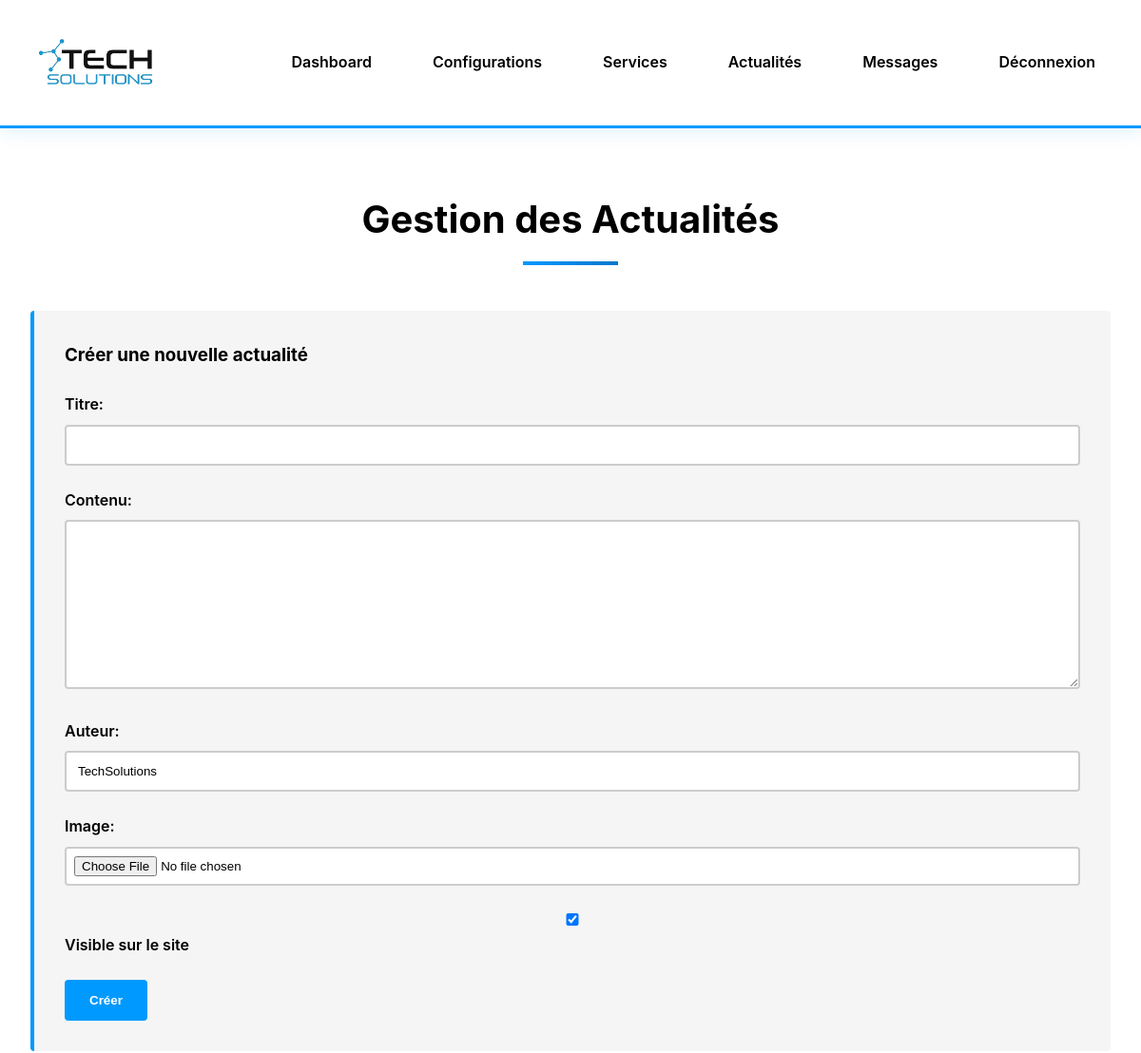
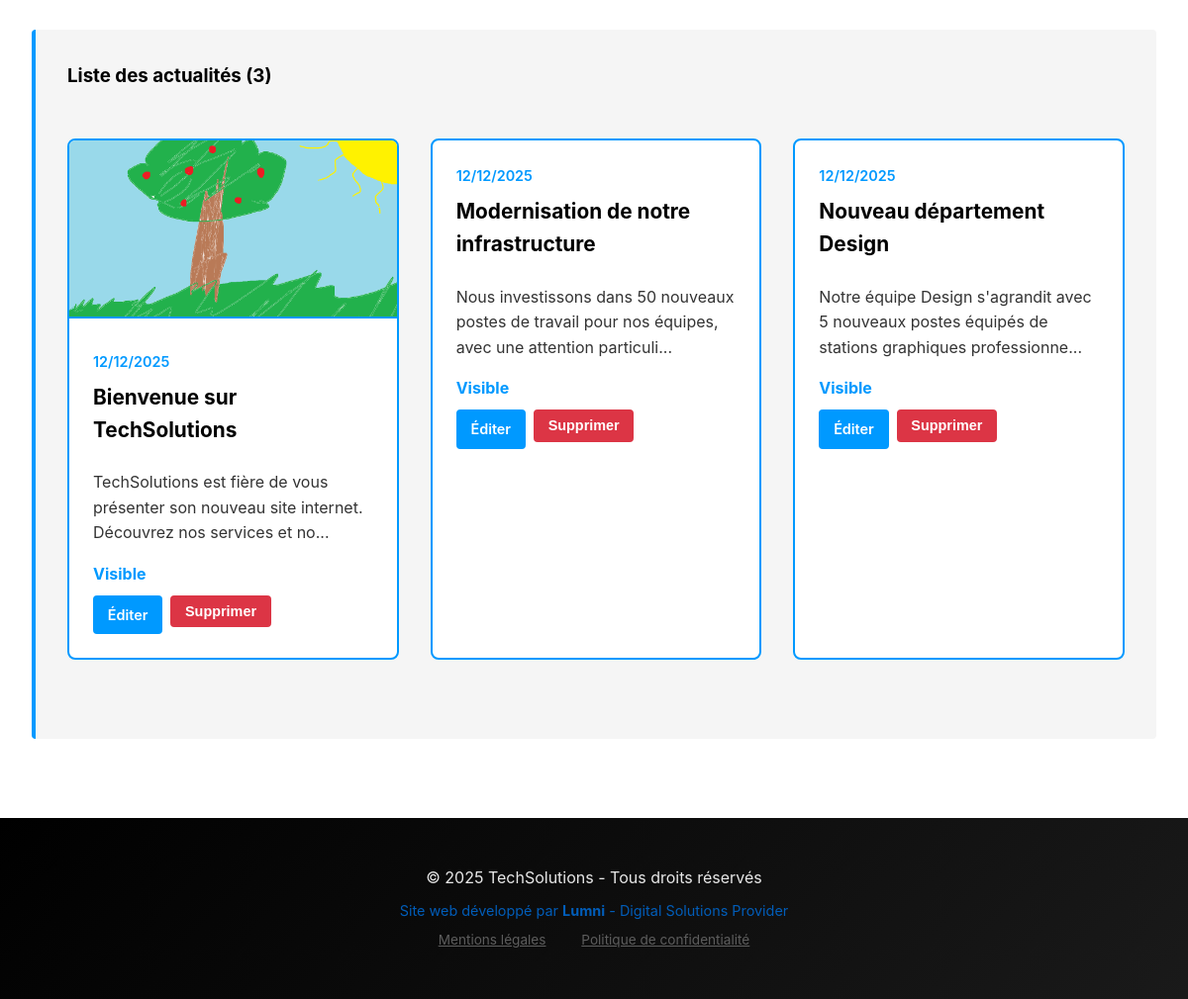
Screenshot of /admin/actualites.php (signed in) with the database file from the repository (2 pictures, top to bottom).
### tables this page shows
CREATE TABLE `actualites` (
  `id` int(11) NOT NULL AUTO_INCREMENT,
  `titre` varchar(255) NOT NULL,
  `contenu` text NOT NULL,
  `auteur` varchar(100) DEFAULT NULL,
  `image_path` varchar(255) DEFAULT NULL,
  `visible` tinyint(1) DEFAULT 1,
  `date_publication` timestamp NOT NULL DEFAULT current_timestamp(),
  `date_modification` timestamp NOT NULL DEFAULT current_timestamp() ON UPDATE current_timestamp(),
  PRIMARY KEY (`id`)
);

### admin/actualites.php (the view, shortened to what this page needs)
<?php
require_once '../includes/config.php';
$stmt = $pdo->query("SELECT * FROM actualites ORDER BY date_publication DESC");
$actualites = $stmt->fetchAll();
$editing_actu = null;
?>
<!DOCTYPE html>
<html lang="fr">
<head>
    <link rel="stylesheet" href="../css/style.css">
</head>
<body>
<header>
    <div class="header-content">
        <div class="logo">
            <img src="../images/logo/logo.png" alt="TechSolutions">
        </div>
        <nav>
            <ul>
                <li><a href="dashboard.php">Dashboard</a></li>
                <li><a href="configurations.php">Configurations</a></li>
                <li><a href="services.php">Services</a></li>
                <li><a href="actualites.php">Actualités</a></li>
                <li><a href="contacts.php">Messages</a></li>
                <li><a href="logout.php">Déconnexion</a></li>
            </ul>
        </nav>
    </div>
</header>
<div class="container">
    <h2 class="section-title">Gestion des Actualités</h2>
    <?php if($editing_actu): ?>
        <div class="content-box">
            <h3>Edition: <?php echo htmlspecialchars($editing_actu['titre']); ?></h3>
            <a href="actualites.php" class="btn-secondary">Retour à la liste</a>
            <form method="POST" enctype="multipart/form-data" style="margin-top:2rem;">
                <input type="hidden" name="actu_id" value="<?php echo $editing_actu['id']; ?>">
                <input type="hidden" name="current_image" value="<?php echo htmlspecialchars($editing_actu['image_path']); ?>">
                <div class="form-group">
                    <label>Titre:</label>
                    <input type="text" name="titre" value="<?php echo htmlspecialchars($editing_actu['titre']); ?>" required>
                </div>
                <div class="form-group">
                    <label>Contenu:</label>
                    <textarea name="contenu" rows="10" required><?php echo htmlspecialchars($editing_actu['contenu']); ?></textarea>
                </div>
                <div class="form-group">
                    <label>Auteur:</label>
                    <input type="text" name="auteur" value="<?php echo htmlspecialchars($editing_actu['auteur']); ?>">
                </div>
                <div class="form-group">
                    <label>Image:</label>
                    <?php if($editing_actu['image_path']): ?>
                        <div class="image-preview">
                            <img src="../<?php echo htmlspecialchars($editing_actu['image_path']); ?>" alt="Image">
                        </div>
                    <?php endif; ?>
                    <input type="file" name="image" accept="image/*">
                </div>
                <div class="form-group">
                    <label style="display:block;">
                        <input type="checkbox" name="visible" value="1" <?php echo $editing_actu['visible'] ? 'checked' : ''; ?> style="margin-right:0.5rem;">
                        Visible sur le site
                    </label>
                </div>
                <button type="submit" name="update_actualite" class="btn">Mettre à jour</button>
            </form>
        </div>
    <?php else: ?>
        <div class="content-box">
            <h3>Créer une nouvelle actualité</h3>
            <form method="POST" enctype="multipart/form-data">
                <div class="form-group">
                    <label>Titre:</label>
                    <input type="text" name="titre" required>
                </div>
                <div class="form-group">
                    <label>Contenu:</label>
                    <textarea name="contenu" rows="10" required></textarea>
                </div>
                <div class="form-group">
                    <label>Auteur:</label>
                    <input type="text" name="auteur" value="TechSolutions">
                </div>
                <div class="form-group">
                    <label>Image:</label>
                    <input type="file" name="image" accept="image/*">
                </div>
                <div class="form-group">
                    <label style="display:block;">
                        <input type="checkbox" name="visible" value="1" checked style="margin-right:0.5rem;">
                        Visible sur le site
                    </label>
                </div>
                <button type="submit" name="create_actualite" class="btn">Créer</button>
            </form>
        </div>
        <div class="content-box">
            <h3>Liste des actualités (<?php echo count($actualites); ?>)</h3>
            <?php if(empty($actualites)): ?>
                <p>Aucune actualité.</p>
            <?php else: ?>
                <div class="news-grid">
                <?php foreach($actualites as $actu): ?>
                    <div class="news-card">
                        <?php if($actu['image_path']): ?>
                            <img src="../<?php echo htmlspecialchars($actu['image_path']); ?>" alt="<?php echo htmlspecialchars($actu['titre']); ?>" class="news-image">
                        <?php endif; ?>
                        <div class="news-content">
                            <div class="news-date"><?php echo date('d/m/Y', strtotime($actu['date_publication'])); ?></div>
                            <h3><?php echo htmlspecialchars($actu['titre']); ?></h3>
                            <p class="news-excerpt"><?php echo htmlspecialchars(substr($actu['contenu'], 0, 100)); ?>...</p>
                            <p style="margin-top:1rem;">
                                <span style="color:<?php echo $actu['visible'] ? '#0099FF' : '#ccc'; ?>;font-weight:bold;">
                                    <?php echo $actu['visible'] ? 'Visible' : 'Masqué'; ?>
                                </span>
                            </p>
                            <div class="btn-group">
                                <a href="actualites.php?edit=<?php echo $actu['id']; ?>" class="btn btn-small">Éditer</a>
                                <form method="POST" style="display:inline;" onsubmit="return confirm('Supprimer cette actualité ?');">
                                    <button type="submit" name="delete_actualite" class="btn-delete btn-small">Supprimer</button>
                                </form>
                            </div>
                        </div>
                    </div>
                <?php endforeach; ?>
                </div>
            <?php endif; ?>
        </div>
    <?php endif; ?>
</div>
<footer>
    <p>&copy; 2025 TechSolutions - Tous droits réservés</p>
    <p style="font-size:0.9em;color:#0066CC;margin-top:0.5rem;">
        Site web développé par <strong>Lumni</strong> - Digital Solutions Provider
    </p>
    <p style="font-size:0.85em;margin-top:0.5rem;">
        <a href="../mentions_legales.php" style="color:#666;margin:0 1rem;">Mentions légales</a>
        <a href="../politique_confidentialite.php" style="color:#666;margin:0 1rem;">Politique de confidentialité</a>
    </p>
</footer>
</body>
</html>

### css/style.css (style rules this page uses)
:root { --primary: #0099FF; --primary-dark: #0077CC; --primary-light: #33AAFF; --black: #000000; --dark-gray: #1a1a1a; --medium-gray: #333333; --light-gray: #cccccc; --ultra-light: #f5f5f5; --white: #ffffff; --shadow: rgba(0, 153, 255, 0.1); }
* { margin: 0; padding: 0; box-sizing: border-box; }
body { font-family: -apple-system, BlinkMacSystemFont, 'Segoe UI', 'Roboto', Arial, sans-serif; line-height: 1.6; color: var(--medium-gray); background-color: var(--white); }
header { background: rgba(255, 255, 255, 0.98); backdrop-filter: blur(10px); color: var(--black); padding: 1rem 0; box-shadow: 0 2px 20px rgba(0, 153, 255, 0.15); position: sticky; top: 0; z-index: 1000; border-bottom: 3px solid var(--primary); }
.header-content { max-width: 1200px; margin: 0 auto; display: flex; justify-content: space-between; align-items: center; padding: 0 2rem; }
.logo { display: flex; align-items: center; gap: 1rem; }
.logo img { height: 100px; width: auto; }
nav ul { list-style: none; display: flex; gap: 2rem; }
nav a { color: var(--black); text-decoration: none; font-weight: 600; transition: all 0.3s; padding: 0.5rem 1rem; border-bottom: 3px solid transparent; }
.container { max-width: 1200px; margin: 4rem auto; padding: 0 2rem; }
.section-title { font-size: 2.5rem; color: var(--black); margin-bottom: 3rem; text-align: center; font-weight: 700; position: relative; padding-bottom: 1rem; }
.section-title:after { content: ''; position: absolute; bottom: 0; left: 50%; transform: translateX(-50%); width: 100px; height: 4px; background: linear-gradient(to right, var(--primary), var(--primary-dark)); }
.services-grid, .configs-grid, .news-grid { display: grid; grid-template-columns: repeat(auto-fit, minmax(300px, 1fr)); gap: 2rem; margin: 3rem 0; }
.service-card, .config-card, .news-card { background: var(--white); border: 2px solid var(--primary); transition: all 0.3s; border-radius: 8px; overflow: hidden; }
.config-card h3, .news-card h3 { font-size: 1.3rem; margin-bottom: 1rem; font-weight: 700; color: var(--black); }
.news-card { padding: 0; }
.news-image { width: 100%; height: 180px; object-fit: cover; border-bottom: 2px solid var(--primary); }
.news-content { padding: 1.5rem; }
.news-date { color: var(--primary); font-weight: 600; margin-bottom: 0.5rem; font-size: 0.9rem; }
.news-excerpt { color: var(--medium-gray); line-height: 1.6; }
.btn { background: var(--primary); color: var(--white); padding: 0.75rem 1.5rem; text-decoration: none; display: inline-block; border: 2px solid var(--primary); transition: all 0.3s; font-weight: 600; cursor: pointer; border-radius: 4px; }
.content-box { background: var(--ultra-light); padding: 2rem; margin: 2rem 0; border-left: 4px solid var(--primary); border-radius: 4px; }
.content-box h2, .content-box h3 { color: var(--black); margin-bottom: 1.5rem; }
.form-group { margin-bottom: 1.5rem; }
.form-group label { display: block; margin-bottom: 0.5rem; font-weight: 600; color: var(--black); }
.form-group input, .form-group textarea, .form-group select { width: 100%; padding: 0.75rem; border: 2px solid var(--light-gray); background: var(--white); color: var(--black); border-radius: 4px; transition: all 0.3s; }
.form-group textarea { resize: vertical; min-height: 100px; }
input[type="file"] { padding: 0.5rem; }
footer { background: linear-gradient(135deg, var(--black) 0%, var(--dark-gray) 100%); color: var(--white); padding: 3rem 2rem; margin-top: 5rem; text-align: center; }
footer p { opacity: 0.9; }
.btn-delete, .btn-danger { background: #dc3545; border-color: #dc3545; color: white; padding: 0.5rem 1rem; border-radius: 4px; border: 2px solid #dc3545; cursor: pointer; font-weight: 600; transition: all 0.3s; display: inline-block; text-decoration: none; }
.btn-small { padding: 0.4rem 0.8rem; font-size: 0.9rem; }
.btn-group { display: flex; gap: 0.5rem; flex-wrap: wrap; margin-top: 0.5rem; }

### rows the page displays
actualites: image_path (picture), date_publication "12/12/2025", titre "Bienvenue sur TechSolutions", contenu "TechSolutions est fière de vous présenter son nouveau site internet. Découvrez nos services et no", visible "Visible"
actualites: date_publication "12/12/2025", titre "Modernisation de notre infrastructure", contenu "Nous investissons dans 50 nouveaux postes de travail pour nos équipes, avec une attention particuli", visible "Visible"
actualites: date_publication "12/12/2025", titre "Nouveau département Design", contenu "Notre équipe Design s'agrandit avec 5 nouveaux postes équipés de stations graphiques professionne", visible "Visible"

### other values shown
count($actualites) "3"
